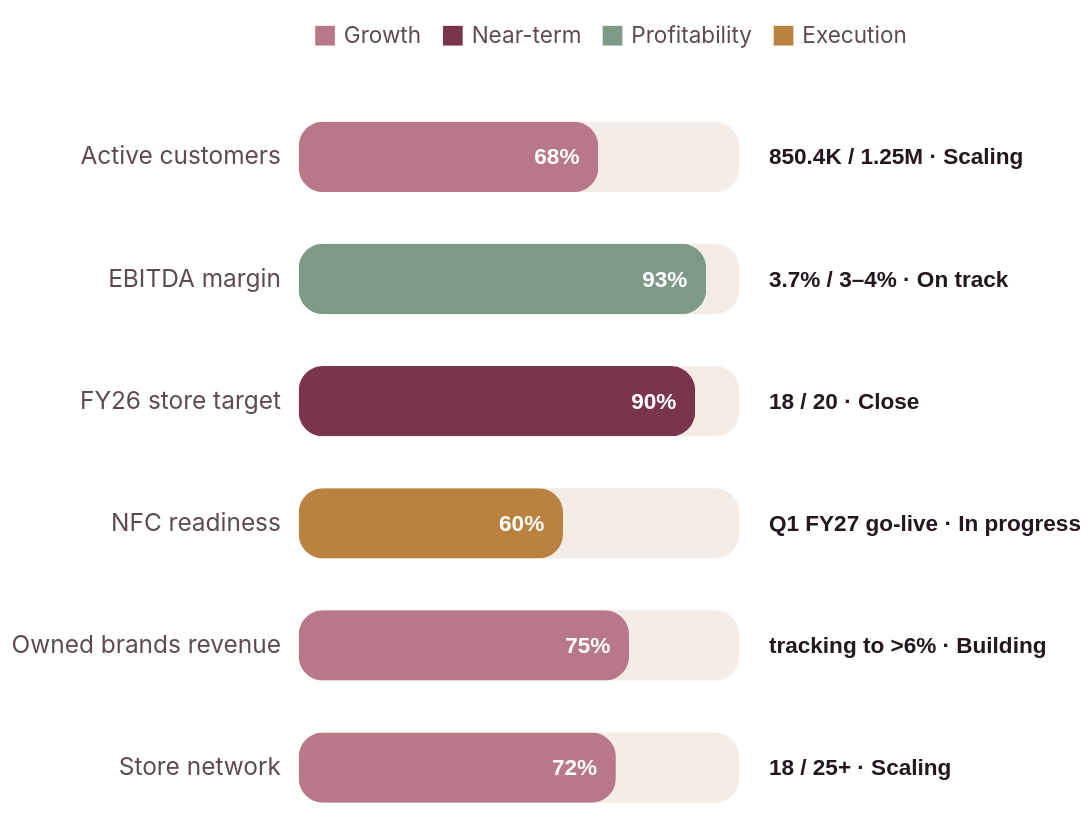

Write the Vega-Lite specification saved for this chart.
### Vega-Lite specification from a JSON file in a GitHub repository (floating-point values rounded to 4 significant figures)
{"$schema": "https://vega.github.io/schema/vega-lite/v5.json", "description": "Premium strategy tracker for Adore Beauty shareholder dashboard.", "width": "container", "height": 390, "data": {"values": [{"Target": "EBITDA margin", "Group": "Profitability", "Current": 3.7, "Goal": 4, "Progress": 0.925, "Label": "3.7% / 3–4%", "Status": "On track", "Detail": "H1 FY26 EBITDA margin sits within FY26 guidance range.", "Rank": 1}, {"Target": "FY26 store target", "Group": "Near-term", "Current": 18, "Goal": 20, "Progress": 0.9, "Label": "18 / 20", "Status": "Close", "Detail": "Store network is close to the FY26 target.", "Rank": 2}, {"Target": "Owned brands revenue", "Group": "Growth", "Current": 4.5, "Goal": 6, "Progress": 0.75, "Label": "tracking to >6%", "Status": "Building", "Detail": "Owned brands are tracking toward the FY26 revenue target.", "Rank": 3}, {"Target": "Store network", "Group": "Growth", "Current": 18, "Goal": 25, "Progress": 0.72, "Label": "18 / 25+", "Status": "Scaling", "Detail": "Longer-term store network target is 25+ by CY2027.", "Rank": 4}, {"Target": "Active customers", "Group": "Growth", "Current": 850.4, "Goal": 1250, "Progress": 0.68, "Label": "850.4K / 1.25M", "Status": "Scaling", "Detail": "Active customer growth needs to continue toward the CY2027 target.", "Rank": 5}, {"Target": "NFC readiness", "Group": "Execution", "Current": 60, "Goal": 100, "Progress": 0.6, "Label": "Q1 FY27 go-live", "Status": "In progress", "Detail": "New National Fulfilment Centre site secured; operational target is Q1 FY27.", "Rank": 6}]}, "transform": [{"calculate": "round(datum.Progress * 100) + '%'", "as": "ProgressLabel"}, {"calculate": "datum.Label + ' · ' + datum.Status", "as": "DisplayLabel"}], "layer": [{"mark": {"type": "bar", "cornerRadius": 13, "height": {"band": 0.64}, "color": "#F3ECE7"}, "encoding": {"x": {"datum": 1, "type": "quantitative", "scale": {"domain": [0, 1.28]}, "axis": {"title": null, "format": "%", "labelColor": "#796A70", "labelFontSize": 12, "grid": false, "domain": false, "ticks": false, "values": [0, 0.25, 0.5, 0.75, 1]}}, "y": {"field": "Target", "type": "nominal", "sort": {"field": "Rank", "order": "ascending"}, "axis": {"title": null, "labelColor": "#5E4A50", "labelFontSize": 13, "labelLimit": 170, "labelPadding": 10, "domain": false, "ticks": false}}}}, {"mark": {"type": "bar", "cornerRadius": 13, "height": {"band": 0.64}}, "encoding": {"x": {"field": "Progress", "type": "quantitative", "scale": {"domain": [0, 1.28]}, "axis": null}, "y": {"field": "Target", "type": "nominal", "sort": {"field": "Rank", "order": "ascending"}}, "color": {"field": "Group", "type": "nominal", "scale": {"domain": ["Growth", "Near-term", "Profitability", "Execution"], "range": ["#B97888", "#7A344C", "#7E9A86", "#B98240"]}, "legend": {"orient": "top", "title": null, "labelColor": "#5E4A50", "labelFontSize": 12, "symbolType": "square", "symbolSize": 110, "padding": 8}}, "tooltip": [{"field": "Target", "title": "Target"}, {"field": "Group", "title": "Type"}, {"field": "Label", "title": "Current vs target"}, {"field": "ProgressLabel", "title": "Progress"}, {"field": "Status", "title": "Status"}, {"field": "Detail", "title": "Why it matters"}]}}, {"mark": {"type": "text", "align": "left", "baseline": "middle", "dx": 10, "fontSize": 12, "fontWeight": "bold", "color": "#241720"}, "encoding": {"x": {"datum": 1.025, "type": "quantitative", "scale": {"domain": [0, 1.28]}}, "y": {"field": "Target", "type": "nominal", "sort": {"field": "Rank", "order": "ascending"}}, "text": {"field": "DisplayLabel"}}}, {"mark": {"type": "text", "align": "right", "baseline": "middle", "dx": -10, "fontSize": 12, "fontWeight": "bold", "color": "#FFFFFF"}, "encoding": {"x": {"field": "Progress", "type": "quantitative", "scale": {"domain": [0, 1.28]}}, "y": {"field": "Target", "type": "nominal", "sort": {"field": "Rank", "order": "ascending"}}, "text": {"field": "ProgressLabel"}}}], "config": {"background": "transparent", "view": {"stroke": null}, "axis": {"grid": false, "domain": false, "labelFont": "Inter, system-ui, sans-serif", "titleFont": "Inter, system-ui, sans-serif"}, "legend": {"labelFont": "Inter, system-ui, sans-serif", "titleFont": "Inter, system-ui, sans-serif"}}}
